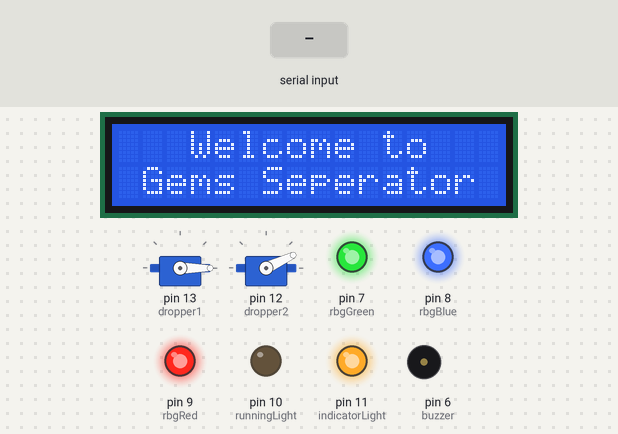
This sketch was run on a simulated Arduino Uno, built with avr-gcc and run on an emulated ATmega328P. Parts: 2 × servo, 16×2 character LCD, output pins drawn as LEDs (lit = HIGH), buzzer (waves = sounding, pin HIGH). The inputs (shaded band) are chosen by the test bench.

Above: at 1.3 s.
1.4 s: "1\n" received over Serial
At 2.9 s:
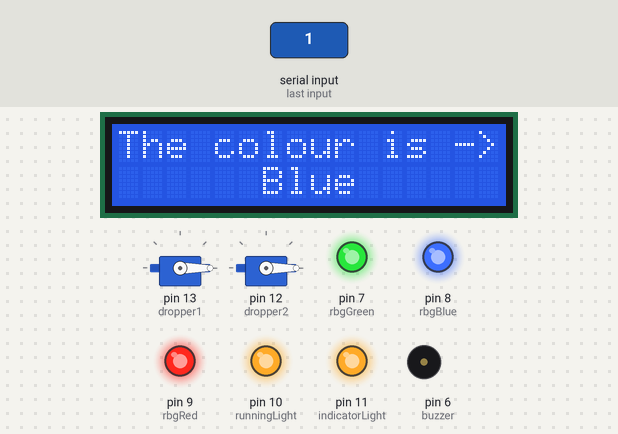
3.2 s: "2\n" received over Serial
At 6.4 s:
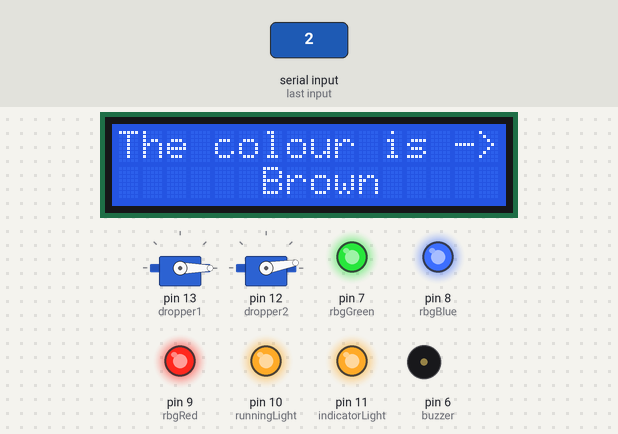
9.2 s: "3\n" received over Serial
At 11.1 s:
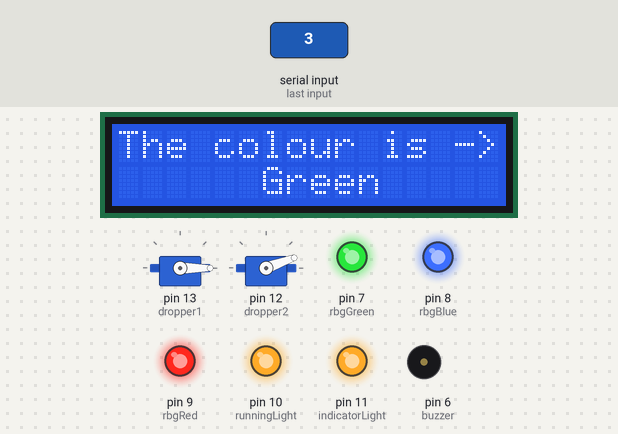
11.5 s: "4\n" received over Serial
At 15.7 s:
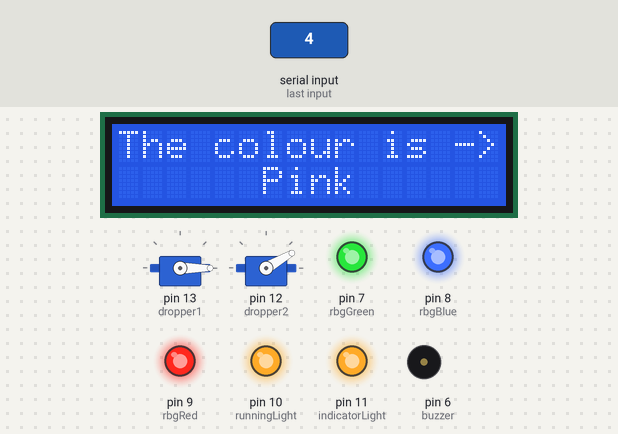
17.5 s: "5\n" received over Serial
At 19.2 s:
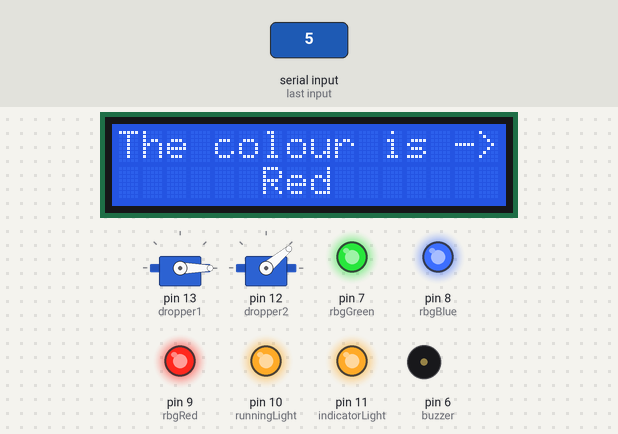
19.9 s: "6\n" received over Serial
At 23.7 s:
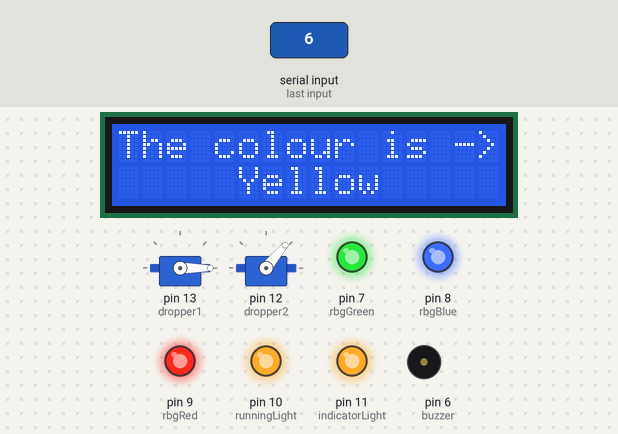
Timing chart, 0 to 23.9 s (numbered marks = the images above; inputs shaded):
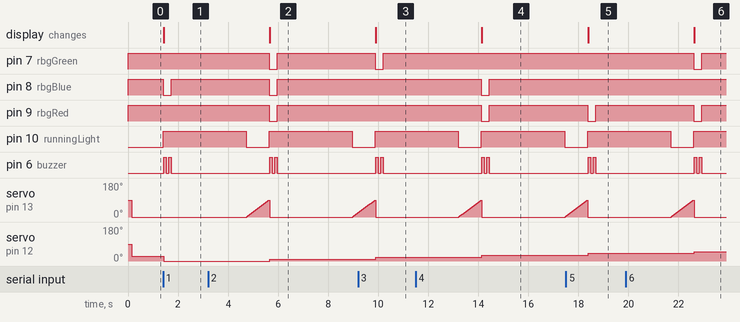

The sketch:

Driver.ino
```cpp
// Header files
#include <Servo.h>
#include <Wire.h>
#include <LiquidCrystal_I2C.h>

// Global Objects
Servo dropper1, dropper2;
LiquidCrystal_I2C lcd = LiquidCrystal_I2C(0x3F, 16, 2);

//Global Variables
int indicatorLight = 11;
int runningLight = 10;
int rbgRed = 9;
int rbgBlue = 8;
int rbgGreen = 7;
int buzzer = 6;
String output;

// Initial Setup Function
void setup() {
  dropper1.attach(13);
  dropper2.attach(12);
  pinMode(indicatorLight, OUTPUT);
  digitalWrite(indicatorLight, HIGH);
  pinMode(runningLight, OUTPUT);
  digitalWrite(runningLight, LOW);
  pinMode(rbgRed, OUTPUT);
  digitalWrite(rbgRed, HIGH);
  pinMode(rbgBlue, OUTPUT);
  digitalWrite(rbgBlue, HIGH);
  pinMode(rbgGreen, OUTPUT);
  digitalWrite(rbgGreen, HIGH);
  pinMode(buzzer, OUTPUT);
  digitalWrite(buzzer, LOW);
  lcd.init();
  lcd.begin(16, 2);
  lcd.backlight();
  Serial.begin(9600);
  lcd.setCursor(3, 0);
  lcd.print("Welcome to");
  lcd.setCursor(1, 1);
  lcd.print("Gems Seperator");
  dropper1.write(0);
  dropper2.write(25);
}

void loop() {
   while(!Serial.available());
   output = Serial.readStringUntil('\n');
   digitalWrite(runningLight, HIGH);
   lcd.clear();
   // Blue
   if (output == "1"){
    digitalWrite(rbgBlue, LOW);
    lcd.setCursor(0, 0);
    lcd.print("The colour is ->");
    lcd.setCursor(6, 1);
    lcd.print("Blue");
    dropper2.write(0);
    beep();
    digitalWrite(rbgBlue, HIGH);
   }
   // Brown
   else if (output == "2"){
    digitalWrite(rbgRed, LOW);
    digitalWrite(rbgBlue, LOW);
    digitalWrite(rbgGreen, LOW);
    lcd.setCursor(0, 0);
    lcd.print("The colour is ->");
    lcd.setCursor(6, 1);
    lcd.print("Brown");
    dropper2.write(10);
    beep();
    digitalWrite(rbgRed, HIGH);
    digitalWrite(rbgBlue, HIGH);
    digitalWrite(rbgGreen, HIGH);
   }
   // Green
   else if (output == "3"){
    digitalWrite(rbgGreen, LOW);
    lcd.setCursor(0, 0);
    lcd.print("The colour is ->");
    lcd.setCursor(6, 1);
    lcd.print("Green");
    dropper2.write(20);
    beep();
    digitalWrite(rbgGreen, HIGH);
   }
   // Pink
   else if (output == "4"){
    digitalWrite(rbgRed, LOW);
    digitalWrite(rbgBlue, LOW);
    lcd.setCursor(0, 0);
    lcd.print("The colour is ->");
    lcd.setCursor(6, 1);
    lcd.print("Pink");
    dropper2.write(30);
    beep();
    digitalWrite(rbgRed, HIGH);
    digitalWrite(rbgBlue, HIGH);
   }
   // Red
   else if (output == "5"){
    digitalWrite(rbgRed, LOW);
    lcd.setCursor(0, 0);
    lcd.print("The colour is ->");
    lcd.setCursor(6, 1);
    lcd.print("Red");
    dropper2.write(40);
    beep();
    digitalWrite(rbgRed, HIGH);
   }
   // Yellow
   else if (output == "6"){
    digitalWrite(rbgRed, LOW);
    digitalWrite(rbgGreen, LOW);
    lcd.setCursor(0, 0);
    lcd.print("The colour is ->");
    lcd.setCursor(5, 1);
    lcd.print("Yellow");
    dropper2.write(50);
    beep();
    digitalWrite(rbgRed, HIGH);
    digitalWrite(rbgGreen, HIGH);
   }
   delay(3000);
   digitalWrite(runningLight, LOW);
   sweep();
}

inline void beep(){
  digitalWrite(buzzer, HIGH);
  delay(100);
  digitalWrite(buzzer, LOW);
  delay(100);
  digitalWrite(buzzer, HIGH);
  delay(100);
  digitalWrite(buzzer, LOW);
}

inline void sweep(){
  for (int i = 0;i <= 90; i++){
    dropper1.write(i);
    delay(10);
    }
   dropper1.write(0);
}
```

Measured:
- after the input at 1.4 s, pin 8 (rbgBlue): HIGH → LOW at once, → HIGH 0.32 s later; pin 10 (runningLight): LOW → HIGH at once; pin 6 (buzzer): alternates HIGH for 0.10 s and LOW for 0.10 s, 4 changes in all, then stays LOW, starting at once; servo on pin 12 (dropper2): 25° → 0° at once; the display: changes at once (image 1)
- after the input at 3.2 s, pin 7 (rbgGreen), pin 8 (rbgBlue), pin 9 (rbgRed): HIGH → LOW after 2.4 s, → HIGH 0.32 s later; pin 6 (buzzer): alternates HIGH for 0.10 s and LOW for 0.10 s, 4 changes in all, then stays LOW, starting after 2.5 s; servo on pin 12 (dropper2): 0° → 10° after 2.5 s; the display: changes after 2.5 s (image 2)
- after the input at 9.2 s, pin 7 (rbgGreen): HIGH → LOW after 0.69 s, → HIGH 0.32 s later; pin 10 (runningLight): LOW → HIGH after 0.68 s; pin 6 (buzzer): alternates HIGH for 0.10 s and LOW for 0.10 s, 4 changes in all, then stays LOW, starting after 0.71 s; servo on pin 12 (dropper2): 10° → 20° after 0.71 s; the display: changes after 0.71 s (image 3)
- after the input at 11.5 s, pin 8 (rbgBlue), pin 9 (rbgRed): HIGH → LOW after 2.6 s, → HIGH 0.32 s later; pin 6 (buzzer): alternates HIGH for 0.10 s and LOW for 0.10 s, 4 changes in all, then stays LOW, starting after 2.6 s; servo on pin 12 (dropper2): 20° → 30° after 2.6 s; the display: changes after 2.6 s (image 4)
- after the input at 17.5 s, pin 9 (rbgRed): HIGH → LOW after 0.87 s, → HIGH 0.32 s later; pin 10 (runningLight): LOW → HIGH after 0.87 s; pin 6 (buzzer): alternates HIGH for 0.10 s and LOW for 0.10 s, 4 changes in all, then stays LOW, starting after 0.89 s; servo on pin 12 (dropper2): 30° → 40° after 0.89 s; the display: changes after 0.89 s (image 5)
- after the input at 19.9 s, pin 7 (rbgGreen), pin 9 (rbgRed): HIGH → LOW after 2.7 s, → HIGH 0.32 s later; pin 6 (buzzer): alternates HIGH for 0.10 s and LOW for 0.10 s, 4 changes in all, then stays LOW, starting after 2.7 s; servo on pin 12 (dropper2): 40° → 50° after 2.7 s; the display: changes after 2.7 s (image 6)
